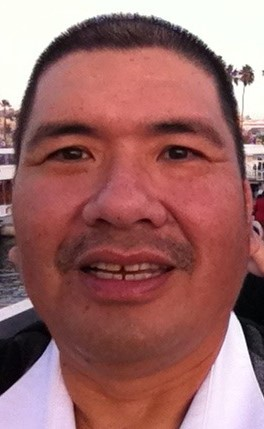
#> input picture memory/dad.jpg, 264 x 429 px, given in place of the camera
$ python facedetect.py
#> lines starting #> are read from the running program, lines starting #| are printed output that depends on the picture; after the words box and inside, x2 and y2 are one past the last pixel; in counts of white or black regions, pixels touching at a corner belong together
# this file is used to detect face
# and then store the data of the face
import cv2
import numpy as np


# import the file where data is
# stored in a csv file format
import npwriter
name = input("Enter your name: ")
#> the answer given: memory/dad.jpg


# this is used to access the web-cam
# in order to capture frames
cap = cv2.VideoCapture(0)
classifier = cv2.CascadeClassifier("haarcascade_frontalface_default.xml")


def make_1080p():
    cap.set(3, 1920)
    cap.set(4, 1080)

def make_720p():
    cap.set(3, 1280)
    cap.set(4, 720)

def make_480p():
    cap.set(3, 640)
    cap.set(4, 480)

def change_res(width, height):
    cap.set(3, width)
    cap.set(4, height)

make_720p()


# this is class used to detect the faces as provided
# with a haarcascade_frontalface_default.xml file as data
f_list = []

while True:
    ret, frame = cap.read()
#> frame is the input picture: shape (429, 264, 3); mean B, G, R 103.4, 104.3, 155.4

    # converting the image into gray
    # scale as it is easy for detection
    gray = cv2.cvtColor(frame, cv2.COLOR_BGR2GRAY)
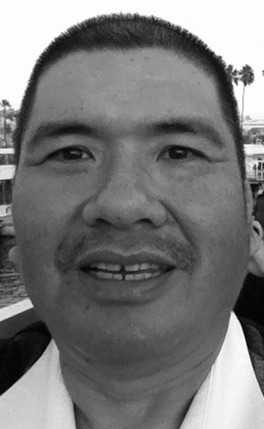
#> gray: shape (429, 264); min 1, max 255, mean 119.5

    # detect multiscale, detects the face and its coordinates
    faces = classifier.detectMultiScale(gray, 1.5, 5)
#> faces = ()

    # this is used to detect the face which
    # is closest to the web-cam on the first position
    faces = sorted(faces, key = lambda x: x[2]*x[3],
            reverse = True)
#> faces = []
    # only the first detected face is used
    faces = faces[:1]

    # len(faces) is the number of python recog.py

    # faces showing in a frame
    if len(faces) == 1:
    # this is removing from tuple format
        face = faces[0]

        # storing the coordinates of the
        # face in different variables
        x, y, w, h = face
        # this is will show the face
        # that is being detected
        im_face = frame[y:y + h, x:x + w]
        cv2.rectangle(frame, (x, y), (x + w, y + h),
            (255, 0, 0), 3)

        cv2.imshow("face", im_face)

        # [6 lines of commented-out code are left out]

        if not ret:
            continue

    else:
        print("face not found")


    cv2.imshow("full", frame)
    key = cv2.waitKey(1)
#> (key q is pressed here)

    # Run this code if you want to always save face data
    # npwriter.write(name, np.array(f_list))


    # this will break the execution of the program
    # on pressing 'q' and will click the frame on pressing 'c'
    if key & 0xFF == ord('q'):
        break

    # Run this code if you want to manually choose when to save face data
    elif key & 0xFF == ord('c'):
        if len(faces) == 1:
            gray_face = cv2.cvtColor(im_face, cv2.COLOR_BGR2GRAY)
            gray_face = cv2.resize(gray_face, (100, 100))
            print(len(f_list), type(gray_face), gray_face.shape)
            # this will append the face's coordinates in f_list
            f_list.append(gray_face.reshape(-1))
        else:
            print("face not found")
        # this will store the data for detected
        # face 10 times in order to increase accuracy
        if len(f_list) == 10:

            # declared in npwriter
            npwriter.write(name, np.array(f_list))


cap.release()
cv2.destroyAllWindows()

$ run again, on memory/mom.jpg
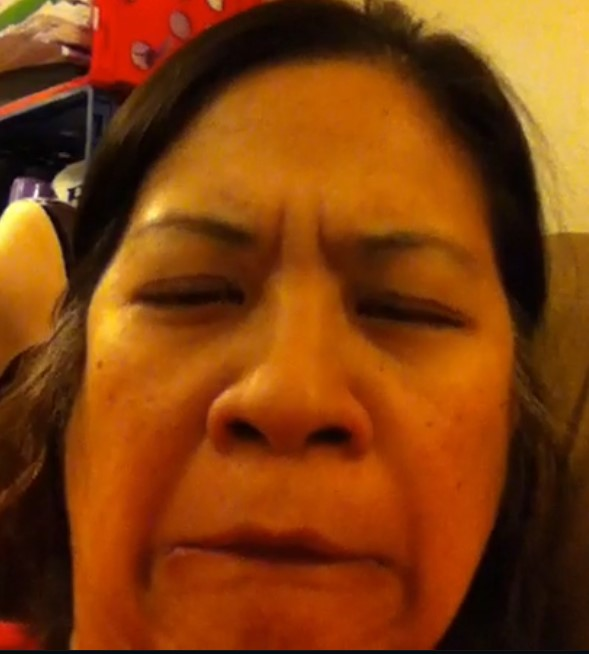
#> input picture memory/mom.jpg, 589 x 654 px, given in place of the camera
#> frame is the input picture: shape (654, 589, 3); mean B, G, R 13.1, 62.9, 129.2
#> `gray = cv2.cvtColor(frame, cv2.COLOR_BGR2GRAY)`:
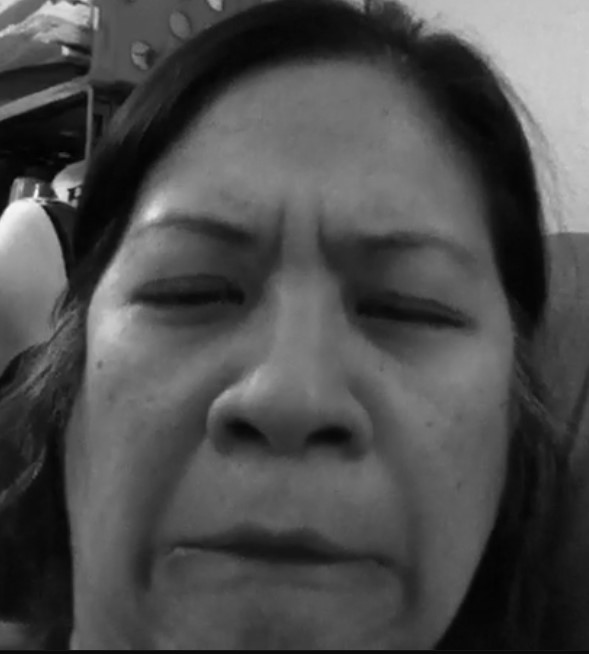
#> gray: shape (654, 589); min 1, max 246, mean 77.1
#> faces = [[88, 126, 410, 410]]
#> face = [88, 126, 410, 410]
#> x = 88; y = 126; w = 410
#> frame: shape (654, 589, 3); 2.13% of pixels changed, all inside (x1, y1, x2, y2) = (86, 124, 501, 539)
#> `cv2.imshow("face", im_face)`:
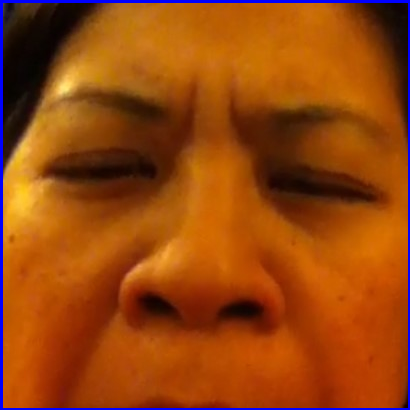
#> window 'face': shape (410, 410, 3); mean B, G, R 13.5, 70, 150.8

$ run again, on memory/roy.JPG
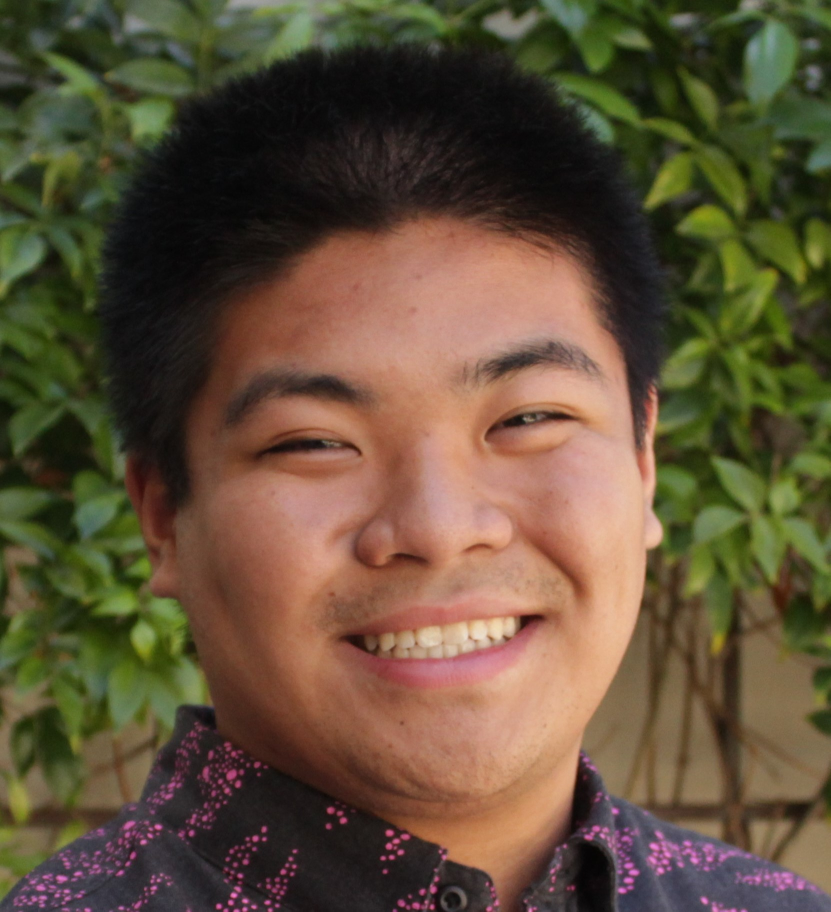
#> input picture memory/roy.JPG, 1661 x 1823 px, given in place of the camera (shown at 1/2 size)
#> frame is the input picture: shape (1823, 1661, 3); mean B, G, R 57.1, 80, 96.8
#> `gray = cv2.cvtColor(frame, cv2.COLOR_BGR2GRAY)`:
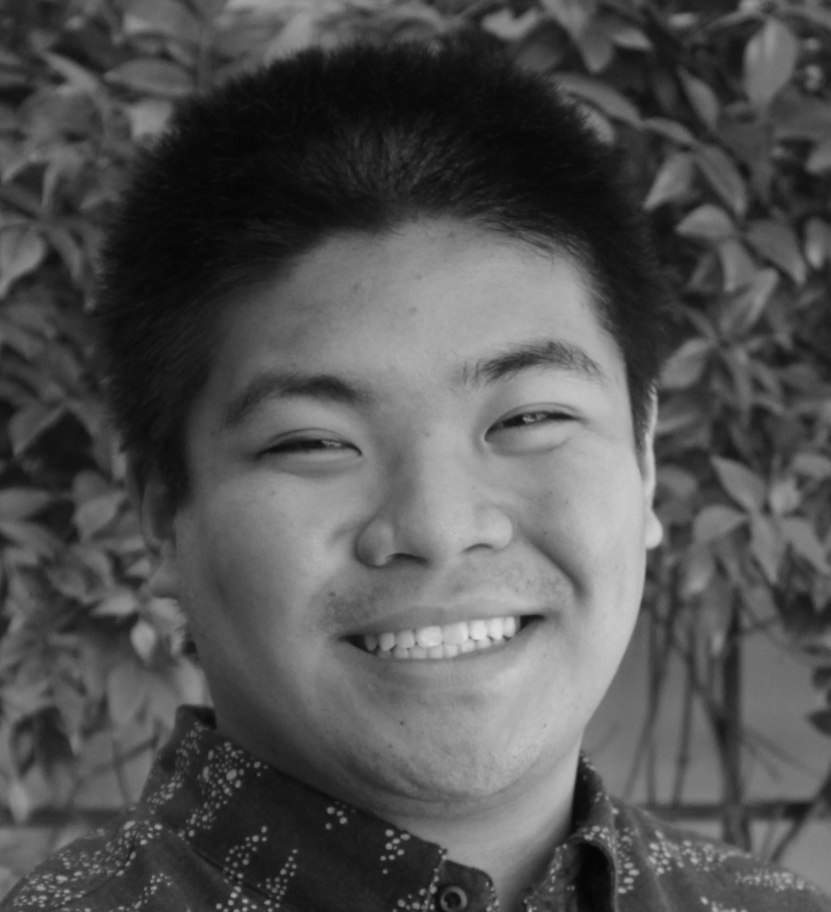
#> gray: shape (1823, 1661) (shown at 1/2 size); min 3, max 224, mean 82.4
#> `faces = classifier.detectMultiScale(gray, 1.5, 5)`: faces = [[407, 484, 923, 923], [212, 298, 1384, 1384]]
#> `faces = sorted(faces, key = lambda x: x[2]*x[3], reverse = True)`: faces = [[212, 298, 1384, 1384], [407, 484, 923, 923]]
#> `faces = faces[:1]`: faces = [[212, 298, 1384, 1384]]
#> face = [212, 298, 1384, 1384]
#> x = 212; y = 298; w = 1384
#> frame: shape (1823, 1661, 3); 0.91% of pixels changed, all inside (x1, y1, x2, y2) = (210, 296, 1599, 1685)
#> `cv2.imshow("face", im_face)`:
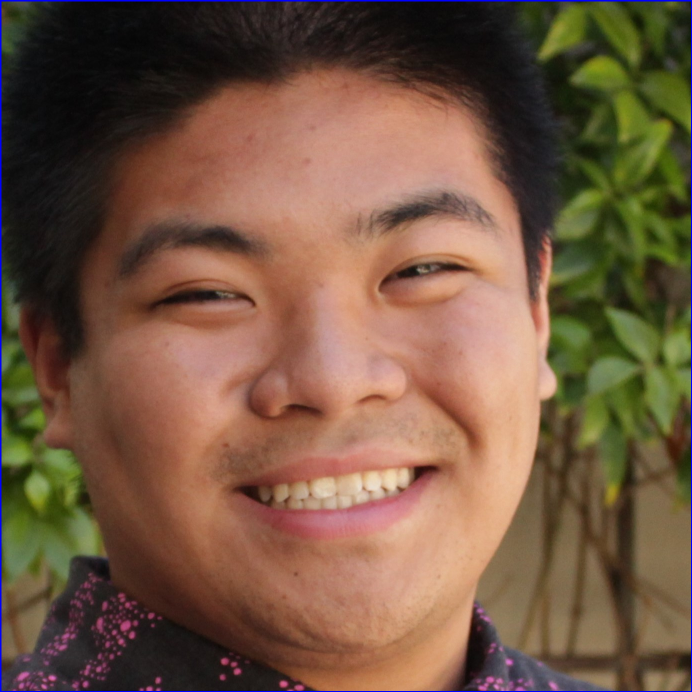
#> window 'face': shape (1384, 1384, 3) (shown at 1/2 size); mean B, G, R 66.2, 87.1, 115.5
